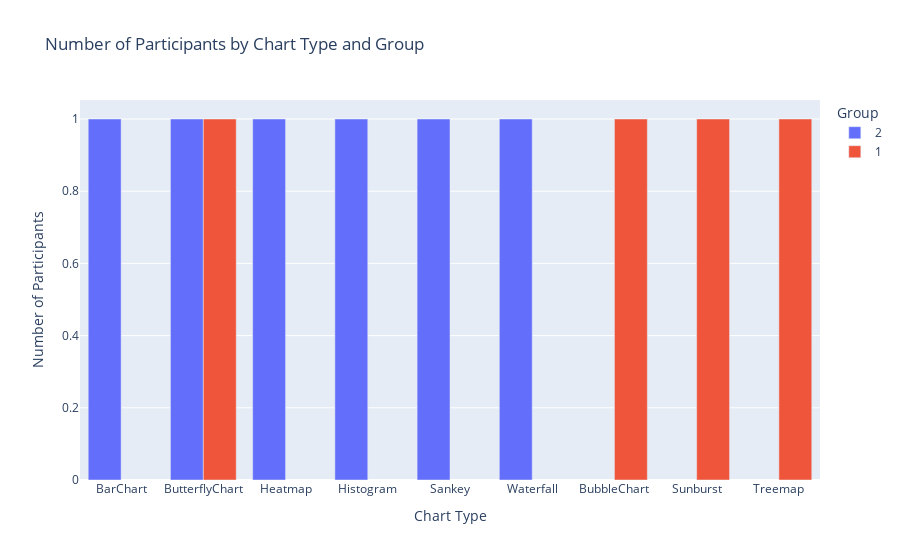

Write notebook code for a chart like this one.
### Code cell
# Group by both ChartType and Group, and count the occurrences
grouped_data = data.groupby(['ChartType', 'Group']).size().reset_index(name='count')

# Create a bar plot, grouping by ChartType and coloring by Group
fig = px.bar(grouped_data, x='ChartType', y='count', color='Group',
             title="Number of Participants by Chart Type and Group",
             labels={"ChartType": "Chart Type", "count": "Number of Participants", "Group": "Group"},
             barmode='group')  # 'group' makes bars side by side for each ChartType

# Show the plot
fig.show()

### Figure 1 — Plotly figure (JSON) as saved in the notebook; plotly's stock layout.template omitted (floating-point values rounded to 4 significant figures)
{"data": [{"alignmentgroup": "True", "hovertemplate": "Group=2<br>Chart Type=%{x}<br>Number of Participants=%{y}<extra></extra>", "legendgroup": "2", "marker": {"color": "#636efa", "pattern": {"shape": ""}}, "name": "2", "offsetgroup": "2", "orientation": "v", "showlegend": true, "textposition": "auto", "type": "bar", "x": ["BarChart", "ButterflyChart", "Heatmap", "Histogram", "Sankey", "Waterfall"], "xaxis": "x", "y": [1, 1, 1, 1, 1, 1], "yaxis": "y"}, {"alignmentgroup": "True", "hovertemplate": "Group=1<br>Chart Type=%{x}<br>Number of Participants=%{y}<extra></extra>", "legendgroup": "1", "marker": {"color": "#EF553B", "pattern": {"shape": ""}}, "name": "1", "offsetgroup": "1", "orientation": "v", "showlegend": true, "textposition": "auto", "type": "bar", "x": ["BubbleChart", "ButterflyChart", "Sunburst", "Treemap"], "xaxis": "x", "y": [1, 1, 1, 1], "yaxis": "y"}], "layout": {"barmode": "group", "legend": {"title": {"text": "Group"}, "tracegroupgap": 0}, "title": {"text": "Number of Participants by Chart Type and Group"}, "xaxis": {"anchor": "y", "domain": [0, 1], "title": {"text": "Chart Type"}}, "yaxis": {"anchor": "x", "domain": [0, 1], "title": {"text": "Number of Participants"}}}}
